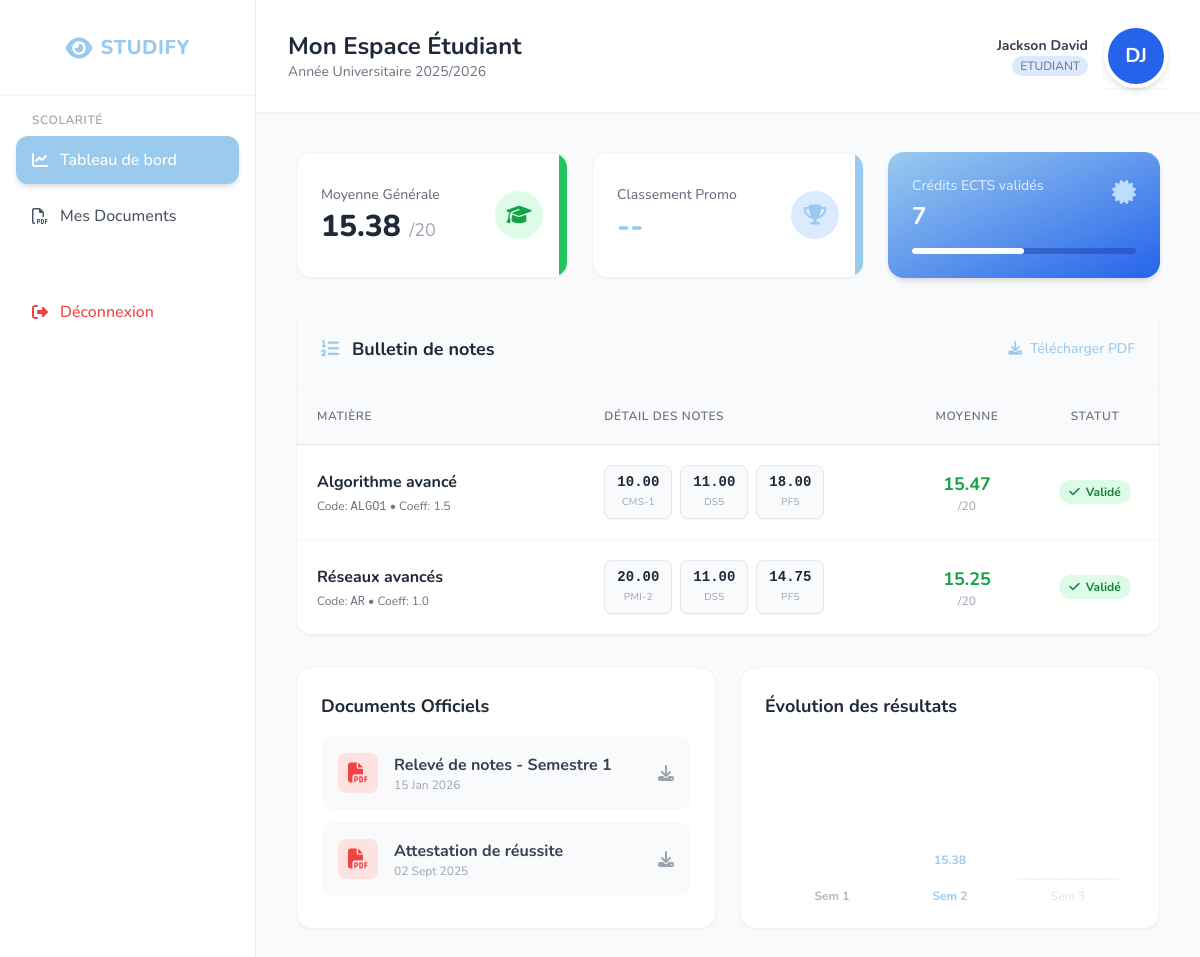
The app's page /index.php?page=dashboard (signed in) with its own data.
### tables this page shows
CREATE TABLE IF NOT EXISTS `moyennes` (
  `id` int NOT NULL,
  `etudiant_id` int NOT NULL,
  `matiere_id` int NOT NULL,
  `periode_id` int NOT NULL,
  `moyenne` decimal(5,2) DEFAULT NULL,
  `note_sur` decimal(5,2) DEFAULT '20.00',
  `rang` int DEFAULT NULL,
  `decision` enum('valide','non_valide','rattrapage','en_attente') DEFAULT 'en_attente',
  `credits_obtenus` int DEFAULT NULL,
  `date_calcul` timestamp NULL DEFAULT CURRENT_TIMESTAMP
);

CREATE TABLE IF NOT EXISTS `matieres` (
  `id` int NOT NULL,
  `code` varchar(20) NOT NULL,
  `nom` varchar(150) NOT NULL,
  `filiere_id` int NOT NULL,
  `coefficient` decimal(3,1) DEFAULT '1.0',
  `credits` int DEFAULT NULL,
  `seuil_validation` decimal(4,2) DEFAULT '10.00',
  `actif` tinyint(1) DEFAULT '1',
  `date_creation` timestamp NULL DEFAULT CURRENT_TIMESTAMP
);

CREATE TABLE IF NOT EXISTS `notes` (
  `id` int NOT NULL,
  `etudiant_id` int NOT NULL,
  `colonne_id` int NOT NULL,
  `valeur` decimal(5,2) DEFAULT NULL,
  `note_normalisee` decimal(5,2) DEFAULT NULL,
  `statut` enum('saisie','absent','dispense','defaillant') DEFAULT 'saisie',
  `saisie_par` int NOT NULL,
  `date_saisie` timestamp NULL DEFAULT CURRENT_TIMESTAMP,
  `date_modification` timestamp NULL DEFAULT CURRENT_TIMESTAMP ON UPDATE CURRENT_TIMESTAMP
);

CREATE TABLE IF NOT EXISTS `configuration_colonnes` (
  `id` int NOT NULL,
  `matiere_id` int NOT NULL,
  `periode_id` int NOT NULL,
  `nom_colonne` varchar(50) NOT NULL,
  `code_colonne` varchar(20) NOT NULL,
  `type` enum('note','bonus','malus','info') DEFAULT 'note',
  `note_max` decimal(5,2) DEFAULT '20.00',
  `coefficient` decimal(3,1) DEFAULT '1.0',
  `ponderation` decimal(5,2) DEFAULT '100.00',
  `obligatoire` tinyint(1) DEFAULT '1',
  `ordre` int NOT NULL,
  `date_creation` timestamp NULL DEFAULT CURRENT_TIMESTAMP
);

### views/dashboard.php (the view, shortened to what the rows shown need)
<?php
$bulletin = isset($bulletin) ? $bulletin : [];
$affichageBloque = isset($affichageBloque) ? $affichageBloque : false;
require 'views/layout/header.php';
?>
<div class="flex h-screen bg-gray-50 font-sans overflow-hidden">
    <main class="flex-grow flex flex-col h-screen overflow-y-auto">
        <header class="h-auto py-6 bg-white shadow-sm flex items-center justify-between px-8 sticky top-0 z-10">
            <div class="hidden md:block">
                <h1 class="text-2xl font-bold text-gray-800">Mon Espace Étudiant</h1>
            </div>
        </header>
        <div class="p-6 lg:p-10 space-y-8">
            <div class="bg-white rounded-2xl shadow-sm border border-gray-100 overflow-hidden">
                <?php if ($affichageBloque): ?>
                    <div class="p-12 text-center flex flex-col items-center justify-center bg-gray-50/50">
                        <div class="h-24 w-24 bg-gray-100 text-gray-400 rounded-full flex items-center justify-center text-4xl mb-6 shadow-inner">
                            <i class="fa-solid fa-lock"></i>
                        </div>
                        <h4 class="text-xl font-bold text-gray-700 mb-2">Résultats non disponibles</h4>
                        <p class="text-gray-500 max-w-md mx-auto mb-6">
                            La délibération est en cours pour cette période. Les résultats n'ont pas encore été publiés officiellement par l'administration.
                        </p>
                        <span class="px-5 py-2.5 bg-white border border-gray-200 text-gray-600 rounded-lg text-sm font-bold shadow-sm">
                            Statut : En attente de publication
                        </span>
                    </div>
                <?php else: ?>
                    <div class="overflow-x-auto">
                        <table class="w-full text-left border-collapse">
                            <thead>
                                <tr class="bg-gray-50 text-gray-500 text-xs uppercase tracking-wider border-b border-gray-200">
                                    <th class="p-5 font-semibold w-1/3">Matière</th>
                                    <th class="p-5 font-semibold">Détail des notes</th>
                                    <th class="p-5 font-semibold text-center w-32">Moyenne</th>
                                    <th class="p-5 font-semibold text-center w-32">Statut</th>
                                </tr>
                            </thead>
                            <tbody class="divide-y divide-gray-100 text-sm">
                                <?php if (empty($bulletin)): ?>
                                    <tr>
                                        <td colspan="4" class="p-8 text-center text-gray-500 italic">
                                            Aucune note disponible pour le moment.
                                        </td>
                                    </tr>
                                <?php else: ?>
                                    <?php foreach ($bulletin as $ligne): ?>
                                        <?php
                                        $m = $ligne['matiere'];
                                        $notes = $ligne['details'];
                                        $moy = $ligne['moyenne'];
                                        ?>
                                        <tr class="hover:bg-gray-50 transition group">
                                            <td class="p-5">
                                                <div class="font-bold text-gray-800 text-base"><?= htmlspecialchars($m['nom']) ?></div>
                                                <div class="text-xs text-gray-500 mt-1">
                                                    Code: <span class="font-mono"><?= htmlspecialchars($m['code']) ?></span> •
                                                    Coeff: <?= $m['coefficient'] ?>
                                                </div>
                                            </td>
                                            <td class="p-5">
                                                <?php if (empty($notes)): ?>
                                                    <span class="text-gray-300 italic text-xs">En attente...</span>
                                                <?php else: ?>
                                                    <div class="flex flex-wrap gap-2">
                                                        <?php foreach ($notes as $n): ?>
                                                            <?php if ($n['valeur'] !== null): ?>
                                                                <div class="flex flex-col items-center bg-gray-50 border border-gray-200 px-3 py-1.5 rounded-lg shadow-sm">
                                                                    <span class="font-mono font-bold text-gray-800 text-sm"><?= $n['valeur'] ?></span>
                                                                    <span class="text-[10px] text-gray-400 uppercase tracking-wide">
                                                                        <?= htmlspecialchars($n['code_colonne'] ?? 'Note') ?>
                                                                    </span>
                                                                </div>
                                                            <?php endif; ?>
                                                        <?php endforeach; ?>
                                                    </div>
                                                <?php endif; ?>
                                            </td>
                                            <td class="p-5 text-center">
                                                <?php if ($moy !== null): ?>
                                                    <span class="font-bold text-lg <?= $moy >= 10 ? 'text-green-600' : 'text-red-600' ?>">
                                                        <?= $moy ?>
                                                    </span>
                                                    <span class="text-xs text-gray-400 block">/20</span>
                                                <?php else: ?>
                                                    <span class="text-gray-300">-</span>
                                                <?php endif; ?>
                                            </td>
                                            <td class="p-5 text-center">
                                                <?php if ($moy !== null): ?>
                                                    <?php if ($moy >= 10): ?>
                                                        <span class="inline-flex items-center px-2.5 py-1 rounded-full text-xs font-bold bg-green-100 text-green-700">
                                                            <i class="fa-solid fa-check mr-1.5"></i> Validé
                                                        </span>
                                                    <?php else: ?>
                                                        <span class="inline-flex items-center px-2.5 py-1 rounded-full text-xs font-bold bg-red-100 text-red-700">
                                                            <i class="fa-solid fa-triangle-exclamation mr-1.5"></i> Rattrapage
                                                        </span>
                                                    <?php endif; ?>
                                                <?php else: ?>
                                                    <span class="text-gray-400 text-xs italic">En cours</span>
                                                <?php endif; ?>
                                            </td>
                                        </tr>
                                    <?php endforeach; ?>
                                <?php endif; ?>
                            </tbody>
                        </table>
                    </div>
                <?php endif; ?>
            </div>
        </div>
    </main>
</div>
<?php require 'views/layout/footer.php'; ?>

### records on screen
moyennes: matiere.nom "Algorithme avancé", matiere.code "ALGO1", matiere.coefficient "1.5", moy "15.47"
notes: valeur "10.00", colonne.code_colonne "CMS-1"
notes: valeur "11.00", colonne.code_colonne "DS5"
notes: valeur "18.00", colonne.code_colonne "PF5"
moyennes: matiere.nom "Réseaux avancés", matiere.code "AR", matiere.coefficient "1.0", moy "15.25"
notes: valeur "20.00", colonne.code_colonne "PMI-2"
notes: valeur "14.75", colonne.code_colonne "PF5"

### other values on screen
$user['nom'] . ' ' . $user['prenom'] "Jackson David"
$user['role'] "ETUDIANT"
substr($user['prenom'], 0, 1) "D"
substr($user['nom'], 0, 1) "J"
$moyenneGenerale "15.38"
$rang "--"
$ectsValides "7"
$doc['nom'] "Relevé de notes - Semestre 1"
$doc['date'] "15 Jan 2026"
$doc['nom'] "Attestation de réussite"
$doc['date'] "02 Sept 2025"
